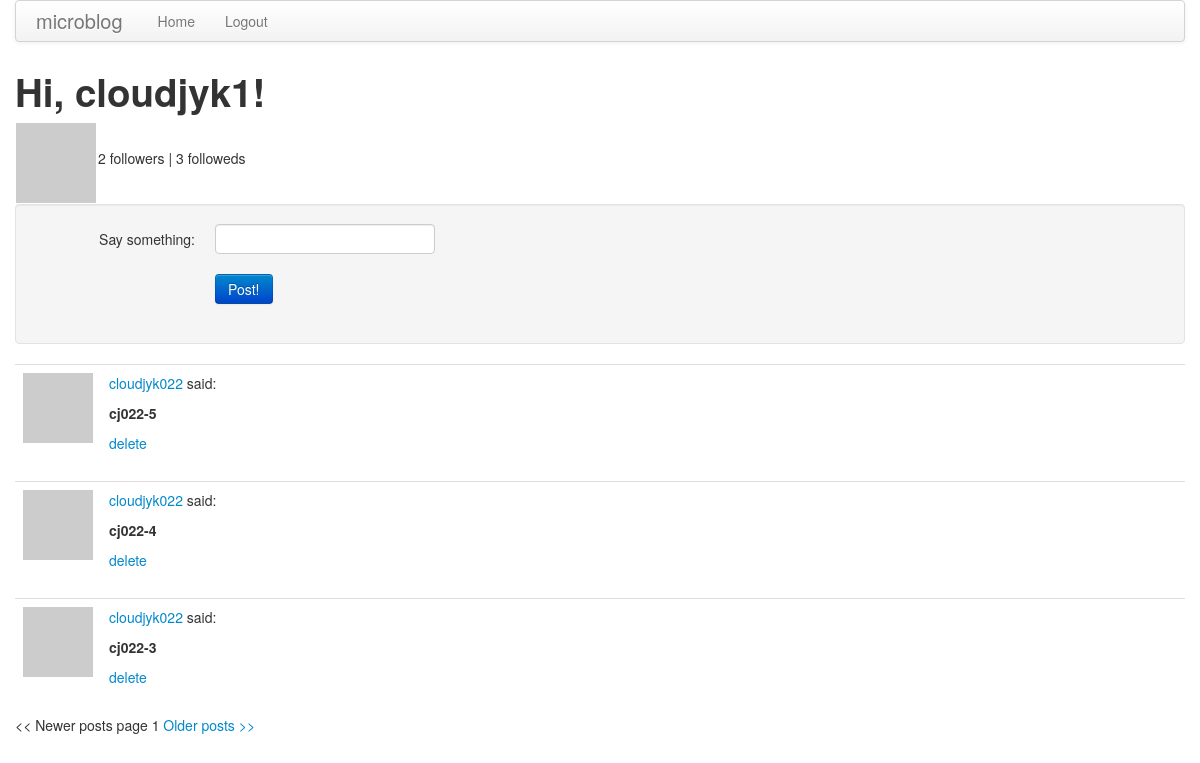
The page /index (signed in) on the database its author committed.
### app/models.py (models this page shows, shortened)
class User(db.Model):
    id = db.Column(db.Integer, primary_key = True)
    username = db.Column(db.String(64), index = True, unique = True)
    password = db.Column(db.String(64), index = True)
    email = db.Column(db.String(120), index = True, unique = True)
    about_me = db.Column(db.String(140))
    last_seen = db.Column(db.DateTime)
    posts = db.relationship('Post', backref='author', lazy='dynamic')
    followed = db.relationship('User',
        secondary = followers,
        primaryjoin = (followers.c.follower_id == id),
        secondaryjoin = (followers.c.followed_id == id),
        backref = db.backref('followers', lazy = 'dynamic'),
        lazy = 'dynamic')
    def avatar(self,size):
        return 'http://www.gravatar.com/avatar/' + md5(self.email.encode('utf-8')).hexdigest() + '?d=mm&s=' + str(size)
    def followed_posts(self):
        return Post.query.join(followers,
         (followers.c.followed_id == Post.user_id)).filter(followers.c.follower_id == self.id).order_by(Post.timestamp.desc())

class Post(db.Model):
    __searchable__ = ['body']
    id = db.Column(db.Integer, primary_key = True)
    body = db.Column(db.String(140))
    timestamp = db.Column(db.DateTime)
    user_id = db.Column(db.Integer, db.ForeignKey('user.id'))

### app/views.py (the view)
@app.route('/', methods = ['GET', 'POST'])
@app.route('/index', methods = ['GET', 'POST'])
@app.route('/index/<int:page>',methods = ['GET', 'POST'])
@login_required
def index(page = 1):
    user = g.user
    form = PostForm()
    if form.validate_on_submit():
        body = form.body.data
        p = Post(body = body, timestamp = datetime.utcnow(), user_id=g.user.get_id())
        db.session.add(p)
        db.session.commit()
        return redirect(url_for('index'))
    posts = g.user.followed_posts().order_by(Post.timestamp.desc())
    posts = posts.paginate(page, POSTS_PER_PAGE, False)
    return render_template('index.html',
        title = 'Home',
        user = user,
        form = form,
        posts = posts)

### app/forms.py
class PostForm(FlaskForm):
    body = StringField('body',validators=[DataRequired()])

### app/views.py (called while the page is built)
@app.before_request
def before_request():
    g.user = current_user

@lm.user_loader
def load_user(id):
    return User.query.get(int(id))

### app/templates/index.html (shortened to what this page needs)
{% extends "base.html" %}
{% block content %}
<h1>Hi, {{ user.username }}!</h1>
<table>
    <tr>
        <td>
            <a href="{{url_for('user', username = user.username)}}"><img src="{{user.avatar(140)}}"></a>
        </td>
        <td>
            <p>{{ user.followers.count()-1 }} followers | {{ user.followed.count()-1 }} followeds</p>
        </td>
    </tr>
</table>
<div class="well">
    <form class="form-horizontal" action="" method="post" name="post">
        <div class="control-group{% if form.errors.post %} error{% endif %}">
            <label class="control-label" for="post">Say something:</label>
            <div class="controls">
                {{ form.body(size = 30, maxlength = 140) }}
            </div>
        </div>
        <div class="control-group">
            <div class="controls">
                <input class="btn btn-primary" type="submit" value="Post!">
            </div>
        </div>
    </form>
</div>
{% for post in posts.items %}
    {% include 'post.html' %}
{% endfor %}
{% if posts.has_prev %}
<a href="{{ url_for('index', page = posts.prev_num) }}"><< Newer posts</a>
{% else %}
<< Newer posts
{% endif %}
page {{ posts.page }}
{% if posts.has_next %}
<a href="{{ url_for('index', page = posts.next_num) }}">Older posts >></a>
{% else %}
Older posts >>
{% endif %}
{% endblock %}

### app/templates/post.html
<table class="table table-hover">
    <tr>
        <td width="70px"><a href="{{url_for('user', username = post.author.username)}}"><img src="{{post.author.avatar(70)}}" /></a></td>
        <td>
            <p><a href="{{url_for('user', username = post.author.username)}}">{{post.author.username}}</a> said:</p>
            <p><strong>{{post.body}}</strong></p>
            {% if g.user.username == user.username %}
            <a href="{{url_for('post_del', post_id = post.id)}}">delete</a>
            {% endif %}
        </td>
    </tr>
</table>

### rows shown on the page
User: username "cloudjyk1"
Post: author.username "cloudjyk022", body "cj022-5"
Post: author.username "cloudjyk022", body "cj022-4"
Post: author.username "cloudjyk022", body "cj022-3"

### other values the page prints
{{ user.followers.count()-1 }} "2"
{{ user.followed.count()-1 }} "3"
{{ posts.page }} "1"
